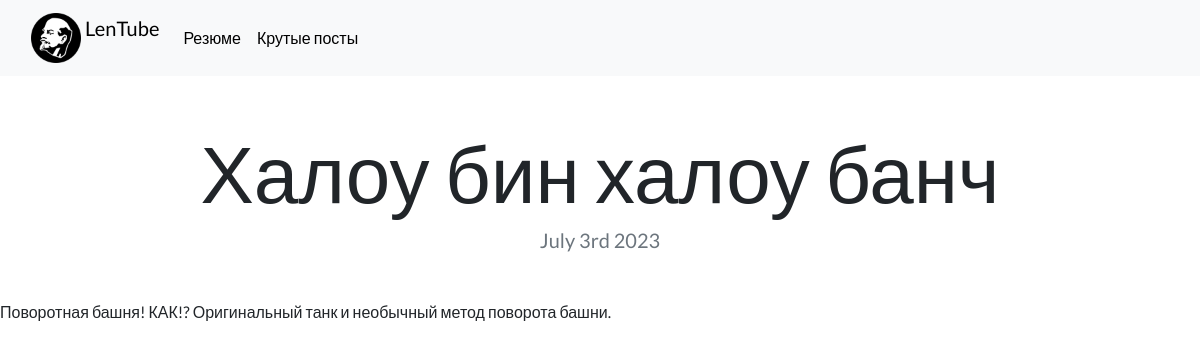
Page /blog/3/ on the committed database.
### blog/models.py (models this page shows, shortened)
class Blog(models.Model):
    title = models.CharField(max_length=100)
    description = models.CharField(max_length=250)
    Date = models.DateField()

### blog/views.py (the view)
# urls.py: path('<int:blog_id>/', views.detail, name='detail'),
def detail(request, blog_id):
    blog = get_object_or_404(Blog, pk=blog_id)
    return render(request, 'blog/detail.html', {'blog':blog})

### blog/templates/blog/detail.html
{% extends 'HtmlScripts/base.html' %}
{% block content %}
<h1 class="text-center mt-5" id="blogdetailtitle">{{ blog.title }}</h1>
<h5 class="text-center text-muted mb-5">{{ blog.Date|date:'F jS Y' }}</h5>
{{ blog.description|safe }}
{% endblock %}

### portfolio/static/portfolio/custom.css (style rules this page uses)
body { font-family: 'Lato', sans-serif; }
@media (min-width: 992px) { #blogdetailtitle { font-size: 5rem; } }

### rows in the picture
Blog: title "Халоу бин халоу банч", Date "July 3rd 2023", description "Поворотная башня! КАК!? Оригинальный танк и необычный метод поворота башни."
